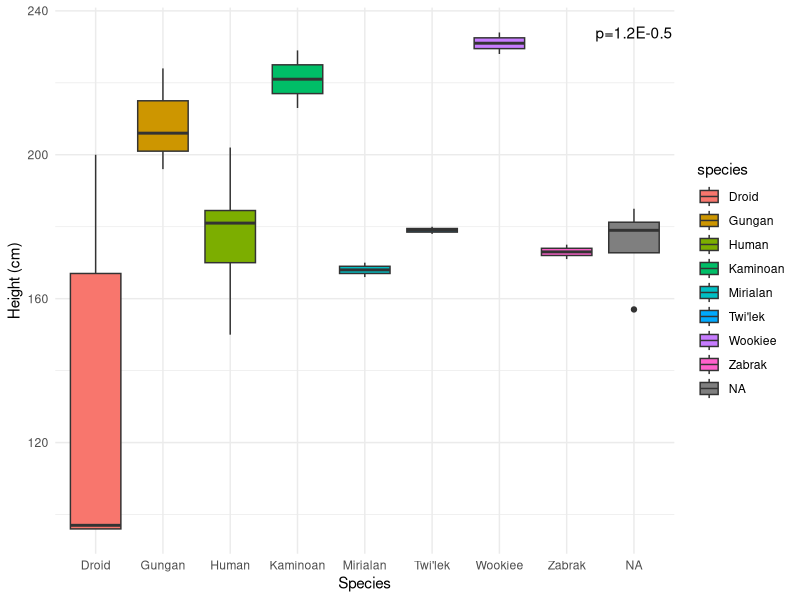
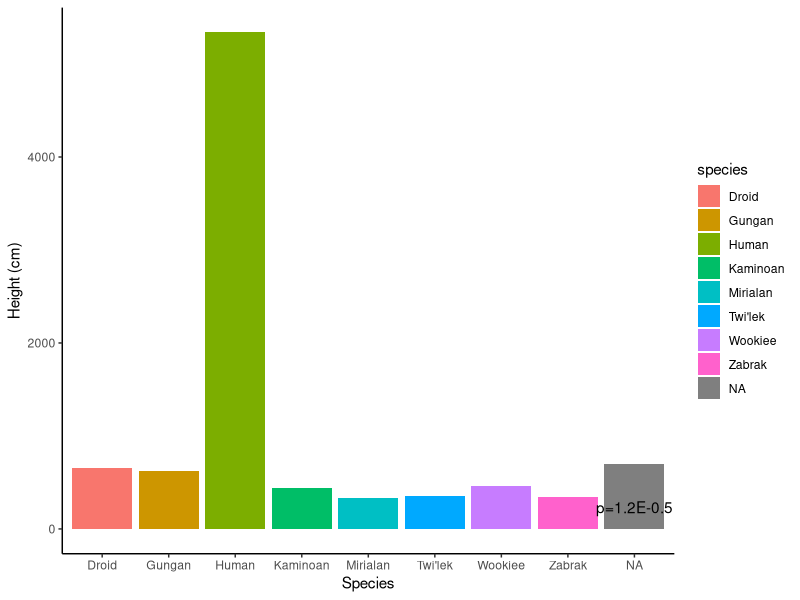
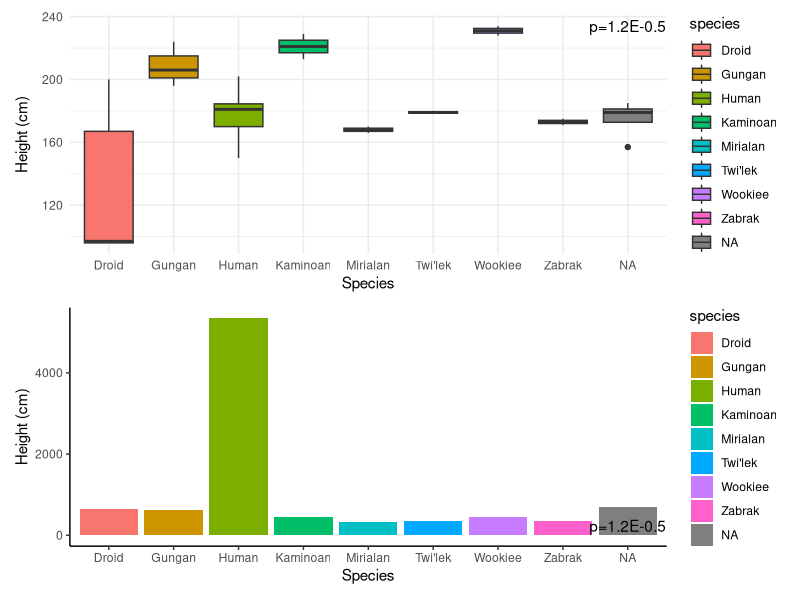

Write the R code that produced these figures, in order.
## ---- chunk 1
knitr::opts_chunk$set(echo = TRUE)
## ---- chunk 2
library(tidyverse)
library(ggplot2)
library(ggthemes)
library(patchwork)
## ---- chunk 3
data(starwars)
moreSpecies <- starwars %>%
  group_by(species) %>%
  summarize(TotalNumber = n() ) %>%
  filter(TotalNumber > 1) 
 
moreSpecies

sw <- starwars %>%
 filter(species %in% moreSpecies$species) %>%
  select(1:11)
sw
## ---- chunk 4
swCleanH <- sw[complete.cases(sw[,2]),] %>%
   group_by(species)
summaryClean <- summarize(swCleanH, meanHeight= mean(height), medianHeight=median(height), sdHeight=sd(height))
print(summaryClean)
## ---- chunk 5
p1 <- ggplot(data=swCleanH, aes(x=species, y=height, fill=species)) +
      geom_boxplot() + 
      theme_minimal () + 
      labs(x="Species",
           y="Height (cm)") +
      annotate("text", y=max(swCleanH$height), x=max(swCleanH$species), label = "p=1.2E-0.5")
p1 
## ---- chunk 6
p2 <- ggplot(data=swCleanH, aes(x=species, y=height, fill=species)) + 
  geom_col() +
  theme_classic () +
  labs(x="Species",
       y="Height (cm)") +
  annotate("text", y=max(swCleanH$height), x=max(swCleanH$species), label = "p=1.2E-0.5")
p2
## ---- chunk 7
library(patchwork)
p1 / p2
